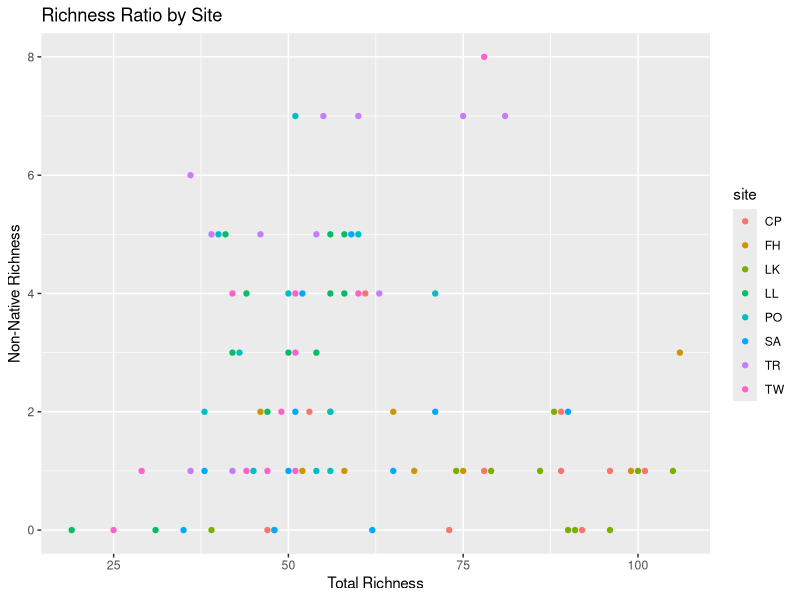
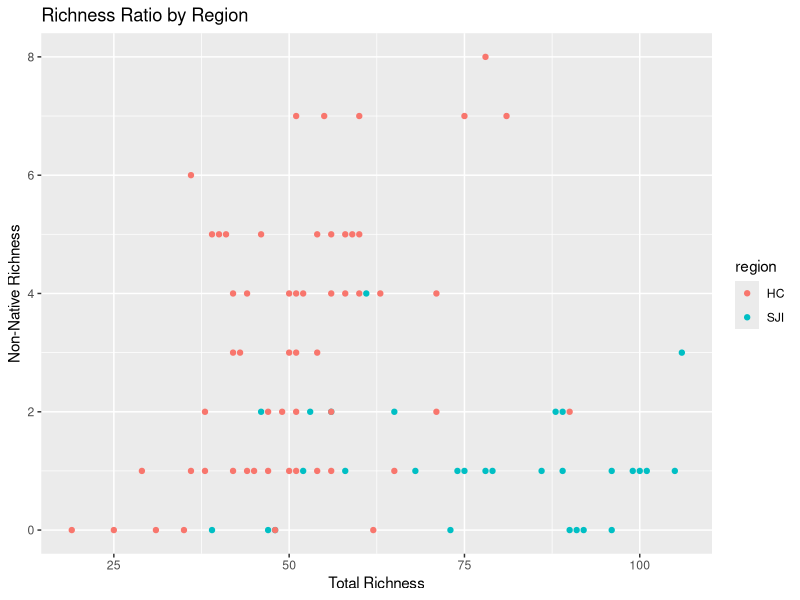
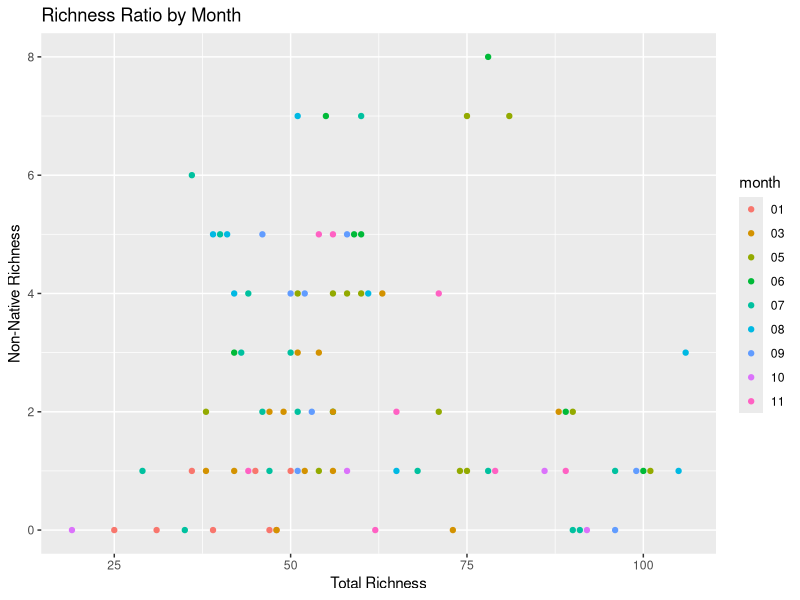
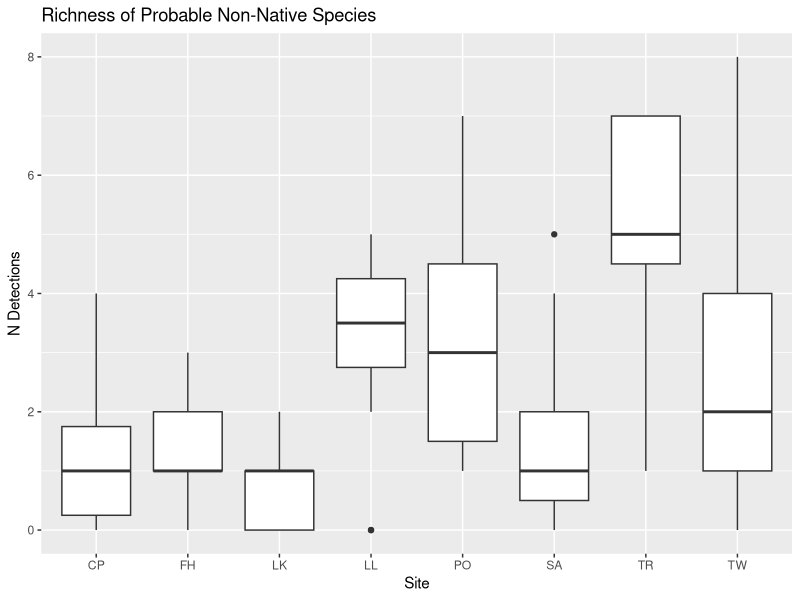
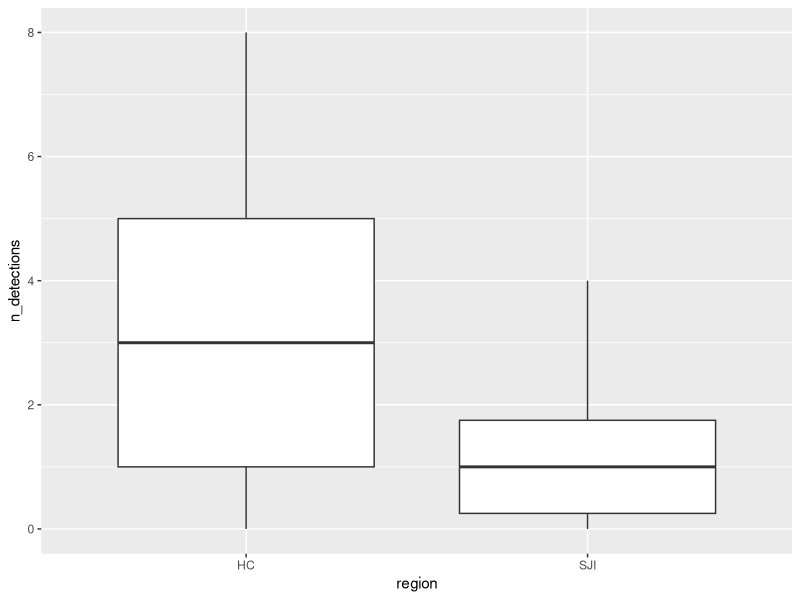
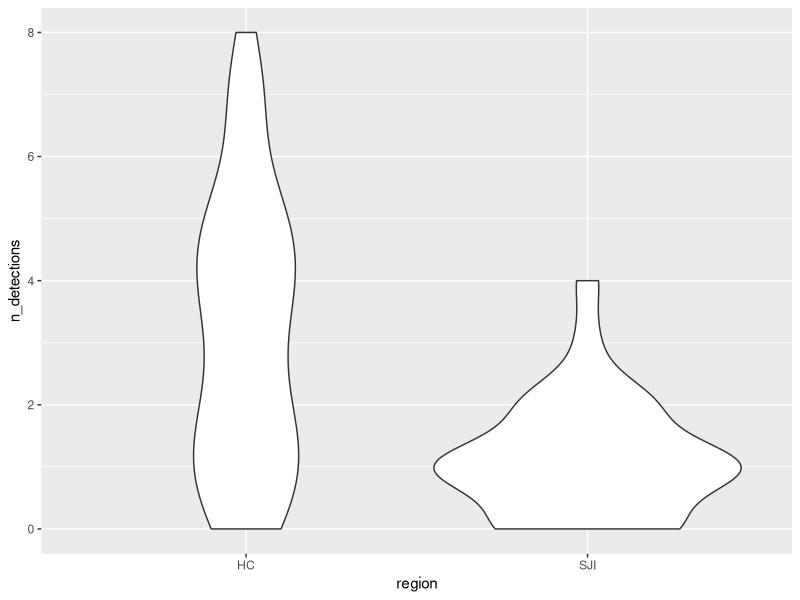
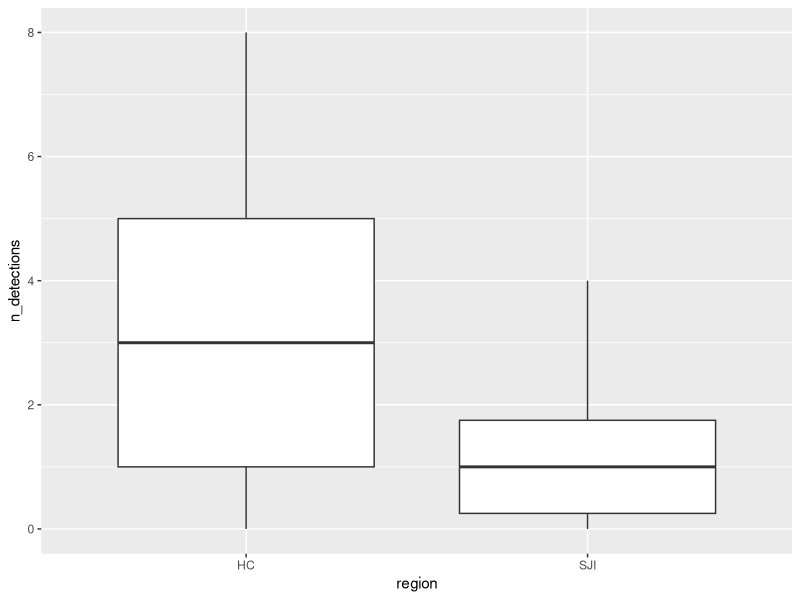
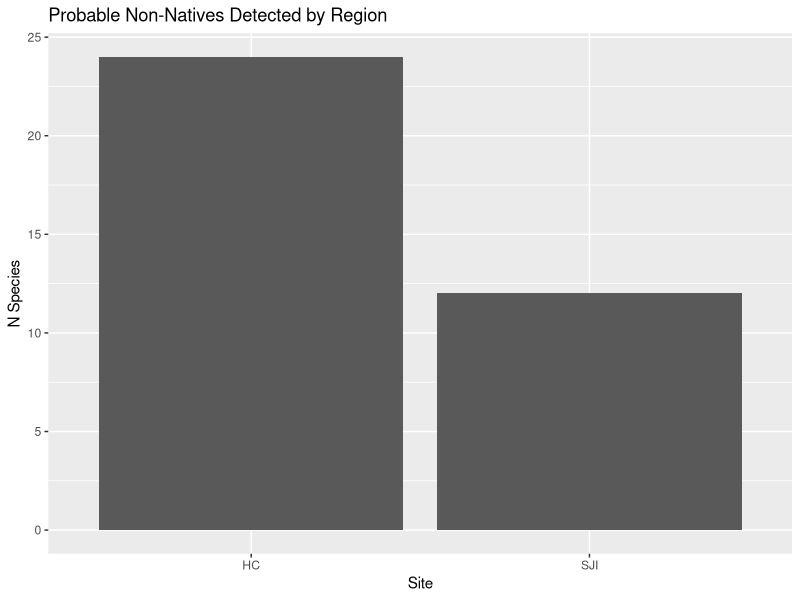

The R script that drew these images, in order:
# INVASIBILITY
# Joe Duprey
# Last Edited: 01/13/2022
# ====================================================
# "I would pick a few things you're confident in, and do a prelim analysis, 
# to see if the hypothesis holds water. Then, if it does, we can do more work 
# on the finer details of making sure each species is correctly ID'd"
#
# merge species distribution data (nonnative_vec) into existing dataframes
# examine spatial/temporal trends
# ====================================================
library(tidyverse)
library(vegan)
library(gplots)
library(ggplot2)

nonnative_status <- read.csv("../docs/all_species_distributions_summary.csv")
just_nonnative <- read.csv("../docs/just_the_suspects.csv")
species_annotated <- read.csv("../data/species_annotated.csv")
by_sample_species <- read.csv('../data/by.sample.species.csv') # reads merged by tech and bio

nonnative_vec <- nonnative_status %>%
  select(species, nonnative)

# QA CHECK
# ====================================================
# get rid of NA species 
species_annotated <- species_annotated %>%
  filter(!(is.na(species)))

nonnative_vec <- nonnative_vec %>%
  filter(!(is.na(species)))

by_sample_species <- by_sample_species %>%
  filter(!(is.na(species)))
# ====================================================
unique(nonnative_vec$nonnative)
#QA distribution annotation data with other dataframes 
QA_species <- inner_join(nonnative_vec, species_annotated)

QA <- species_annotated$species[!(species_annotated$species 
                                  %in% QA_species$species)]
print(QA)

QA <- nonnative_vec$species[!(nonnative_vec$species 
                              %in% species_annotated$species)]
print(QA)

QA <- species_annotated$species[!(species_annotated$species 
                                  %in% nonnative_vec$species)]
print(QA)

length(unique(nonnative_vec$species))
nonnative_vec[duplicated(nonnative_vec$species),] #good, no duplicates now

# comparing by sample species and nonnative_vec
QA <- unique(by_sample_species$species)[!(unique(by_sample_species$species)) 
                                        %in% nonnative_vec$species]
print(QA)

QA <- nonnative_vec$species[!(nonnative_vec$species
                                        %in% unique(by_sample_species$species))]
print(QA)

unique(by_sample_species$species)

# ====================================================
species_annotated <- left_join(nonnative_vec, species_annotated)
# now use code from benthic boxplots 
species_by_sample_alltax <- left_join(by_sample_species, species_annotated, by='species')
species_by_sample_alltax <- species_by_sample_alltax %>%
  filter(benthos %in% c("None","PLK","BEN","Both")) %>% #TODO SHOULD I FILTER OUT "None" here? (probably not) how will that impact results? 
  separate(col=sample, remove=FALSE, into=c("site", "date"), sep = 2) 

# sanity check should read "0" "1" "single "low" "possible" (non-native status categories)
unique(species_by_sample_alltax$nonnative)

# richness by species (or different division if altered)
n_detections_df <- species_by_sample_alltax %>%
  group_by(sample, species, .drop=FALSE) %>%
  summarise(richness = n()) %>%
  ungroup() %>%
  complete(sample, species,
           fill = list(richness = 0)) %>%
  separate(sample, into = c("site","date" ), sep = "_", remove = F)

# check for NA's 
n_detections_df %>%
  ungroup() %>%
  summarise (sum(is.na(sample)),
             sum(is.na(site)),
             sum(is.na(species)),
             sum(richness == 0))

# df contains species, site, date, non-native status and whether species was detected or not 
n_detections_df <- left_join(n_detections_df, nonnative_vec)

# function to filter out taxa by non-native / native status
taxa_filter <- function(df, dist_status) {
  filt.df <- df %>%
    filter(nonnative %in% dist_status) %>%
    separate(date, into=c("year", "month"), sep=4)
  
  return(filt.df)
}

# use function to get df of all species, and just non-natives 
nonnatives_for_plot <- taxa_filter(n_detections_df, c(1)) ###### SWITCH FROM PROBABLE TO POSSIBLE ######
allspecies_for_plot <- taxa_filter(n_detections_df, c(1, 0, "possible", "low", "single"))

# filter out all EXCEPT probable non-natives
just_nonnative_events <- nonnatives_for_plot %>%
  filter(richness == 1)

# filter out probable non-natives 
just_native_events <- allspecies_for_plot %>%
  filter(richness == 1) %>%
  filter(nonnative %in% c(0, "possible", "low", "single")) # change as appropriate for chisquared format

# sum presence absence to get non-native richness for each sampling event 
total_nn_detections <- nonnatives_for_plot %>%
  select(species, richness, sample) %>%
  group_by(sample) %>% ## group by sample or month or date etc.... 
  mutate(n_detections = sum(richness)) %>%
  distinct(sample, n_detections)

# sum presence absence to get native richness for each sampling event 
total_allspec_detections <- allspecies_for_plot %>%
  select(species, richness, sample) %>%
  group_by(sample) %>% ## group by sample or month or date etc.... 
  mutate(all_sp_detections = sum(richness)) %>%
  distinct(sample, all_sp_detections)

# add region, year and month to non-native richness df 
total_nn_detections <- total_nn_detections %>%
  separate(sample, into = c("site","date" ), sep = "_", remove = F) %>%
  separate(date, into = c("year", "month"), sep = 4) %>%
  mutate(
    region = case_when(
      site %in% c("CP", "FH", "LK") ~ "SJI",
      site %in% c("LL", "PO", "SA", "TR", "TW") ~ "HC"
    )
  )

# add region, year and month to native richness df 
total_allspec_detections <- total_allspec_detections %>%
  separate(sample, into = c("site","date" ), sep = "_", remove = F) %>%
  separate(date, into = c("year", "month"), sep = 4) %>%
  mutate(
    region = case_when(
      site %in% c("CP", "FH", "LK") ~ "SJI",
      site %in% c("LL", "PO", "SA", "TR", "TW") ~ "HC"
    )
  )


# combine df to single handy df 
nonnative_vs_all_species <- left_join(total_nn_detections, total_allspec_detections)

# EXPLORATORY PLOTTING 
# ====================================================  
#scatterplot non-native vs native
ggplot(nonnative_vs_all_species, aes(x=all_sp_detections, y=n_detections, color=site)) +
  labs(title = "Richness Ratio by Site",
       x = "Total Richness", y = "Non-Native Richness") +
  geom_point()

ggplot(nonnative_vs_all_species, aes(x=all_sp_detections, y=n_detections, color=region)) +
  labs(title = "Richness Ratio by Region",
       x = "Total Richness", y = "Non-Native Richness") +
  geom_point()

ggplot(nonnative_vs_all_species, aes(x=all_sp_detections, y=n_detections, color=month)) +
  labs(title = "Richness Ratio by Month",
       x = "Total Richness", y = "Non-Native Richness") +
  geom_point()

ggplot(total_nn_detections, aes(x=site, y=n_detections)) + 
  labs(title = "Richness of Probable Non-Native Species",
       x = "Site", y = "N Detections") +
  geom_boxplot()

ggplot(total_nn_detections, aes(x=region, y=n_detections)) + 
  geom_boxplot()

ggplot(total_nn_detections, aes(x=region, y=n_detections)) + 
  geom_violin()

ggplot(total_nn_detections, aes(x=region, y=n_detections)) + 
  geom_boxplot()

# lets just get a total number of unique nonnative detections for each region
# ====================================================  
# HC vs SJI 
# just_nonnative_events <- just_nonnative_events %>%
#   filter(nonnative %in% c(1)) # change this between c(1, "possible") and c(1) 
# for probably vs possible nonnatives. 

unique_species_by_region <- just_nonnative_events %>%
  mutate(
    region = case_when(
      site %in% c("CP", "FH", "LK") ~ "SJI",
      site %in% c("LL", "PO", "SA", "TR", "TW") ~ "HC"
    )) %>%
  distinct(species, region) ### change this to site to get site summary 

unique_nat_species_by_region <- just_native_events %>%
  mutate(
    region = case_when(
      site %in% c("CP", "FH", "LK") ~ "SJI",
      site %in% c("LL", "PO", "SA", "TR", "TW") ~ "HC"
    )) %>%
  distinct(species, region) ### change this to site to get site summary 

barchart_df <- unique_species_by_region %>%
  group_by(region) %>% ### change this to site to get site summary 
  mutate(n_nonn_species = n()) %>%
  distinct(region, n_nonn_species) ### change to site to get site summary 

native_barchart_df <- unique_nat_species_by_region %>%
  group_by(region) %>% ### change this to site to get site summary 
  mutate(n_native_species = n()) %>%
  distinct(region, n_native_species) ### change to site to get site summary 

# combine the unique non-native species from each region with the 
# unique native species into a single table, this could be modified
# to be by site as well - which might be more relevant to the research question
chi_sq_df <- data.frame(region = barchart_df$region,    ### SITE/REGION
                            nonative = barchart_df$n_nonn_species,
                            native = native_barchart_df$n_native_species)

# format the 2xX table into right format for chi-squared test
row.names(chi_sq_df) <- chi_sq_df$region ### SITE/REGION
chi_sq_df <- chi_sq_df %>%
  select(-region) ### SITE/REGION

# chi_sq_df$nonative <- c(12, 24) right on the line if alpha is 0.05, ask ryan how
# to interpret, what if we are off by a species or two
# what is the role of the test here? 

chi_sq_matrix <- as.table(as.matrix(chi_sq_df))
print(chi_sq_matrix)

# CHI SQUARED TEST 
results <- chisq.test(chi_sq_df)
print(results)

ggplot(barchart_df, aes(x=region, y=n_nonn_species)) +
  labs(title = "Probable Non-Natives Detected by Region",
       x = "Site", y = "N Species") +
  geom_bar(stat="identity")

  
